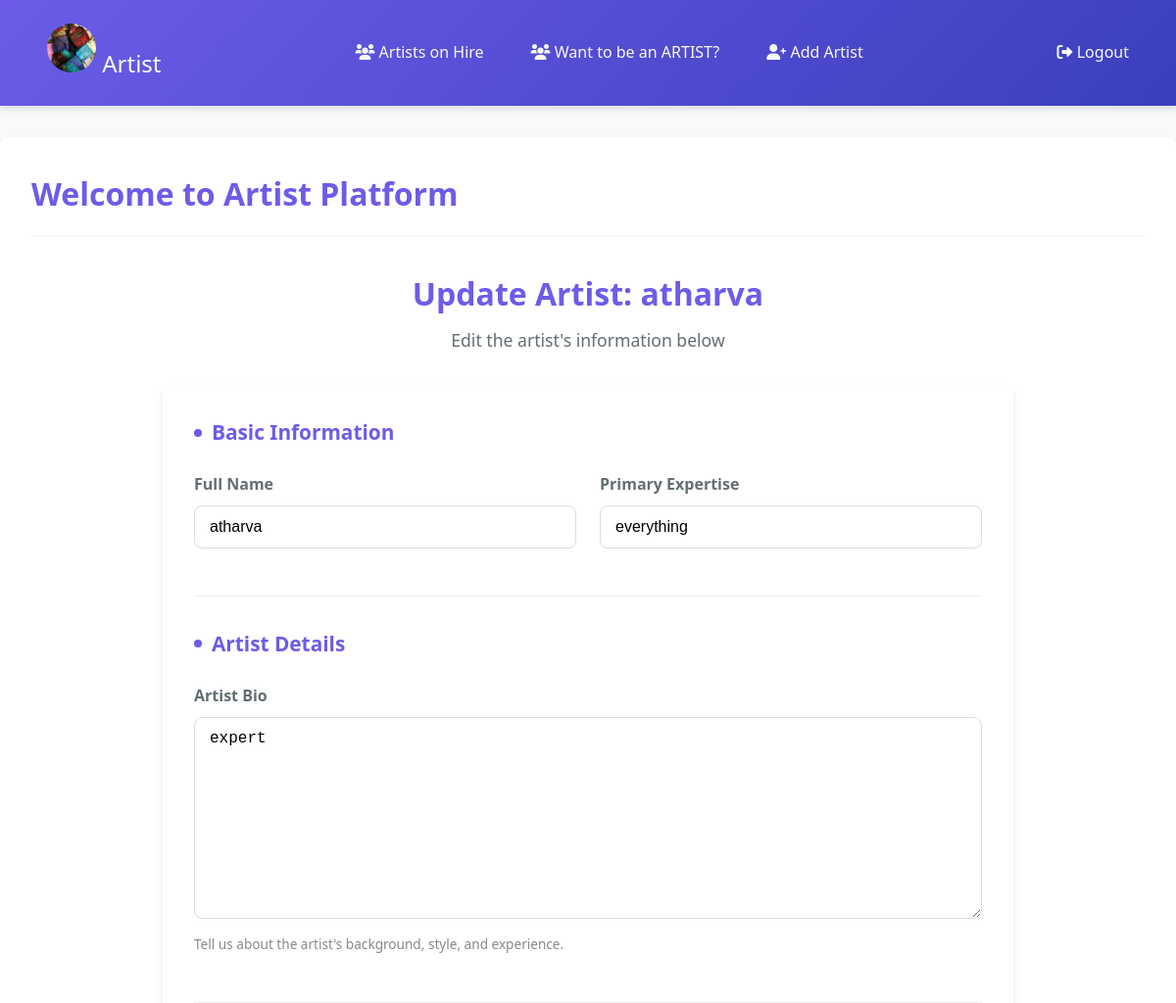
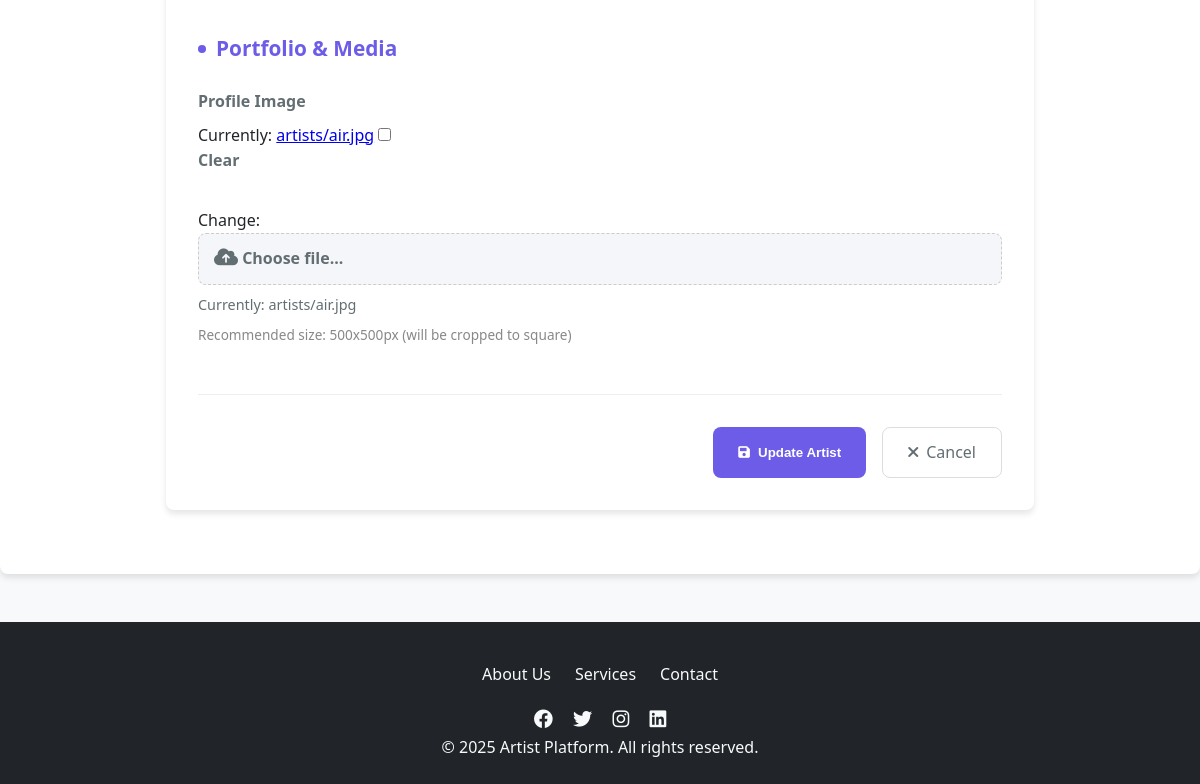
Before: /artist/1/update/ (signed in) with the older database file (2 pictures, top to bottom).
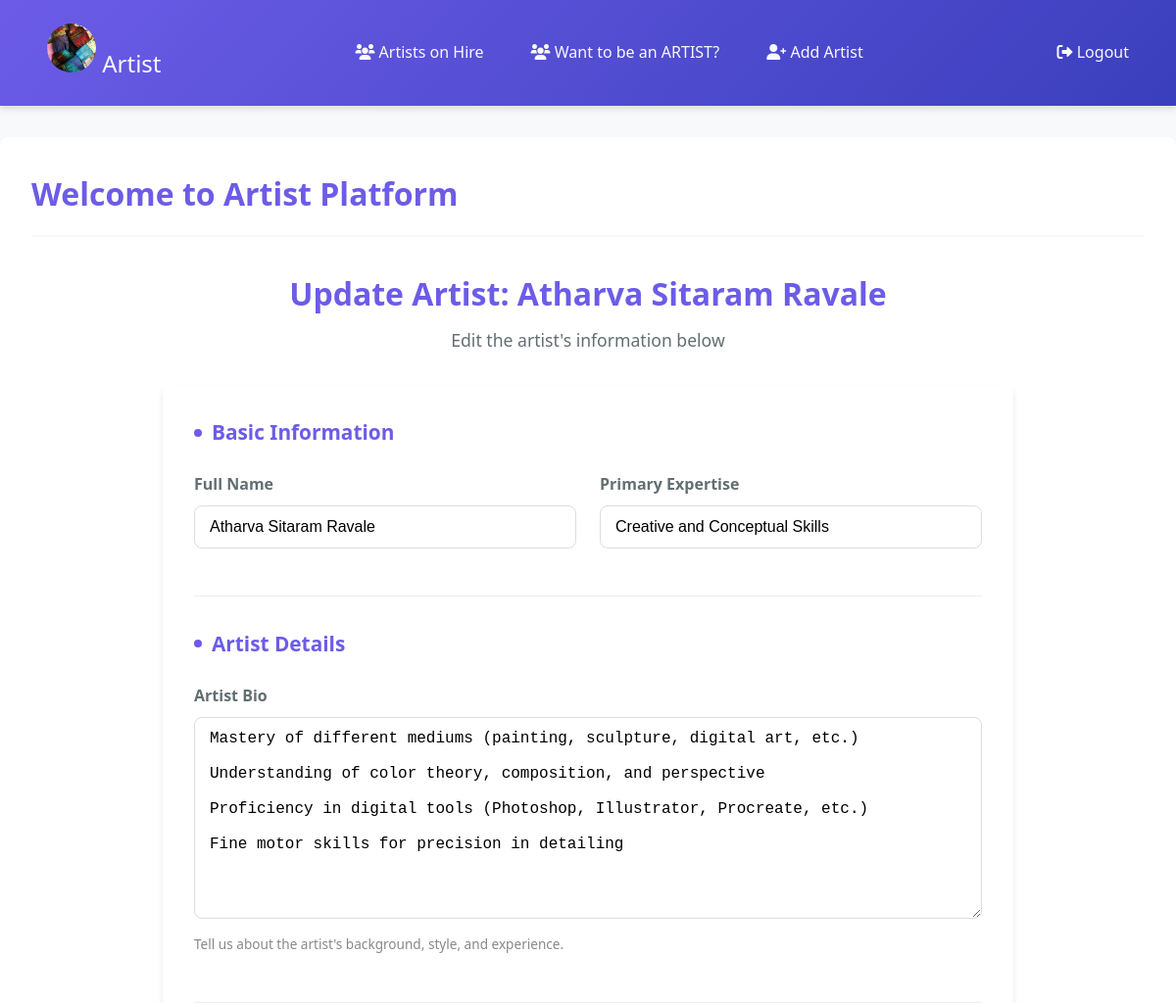
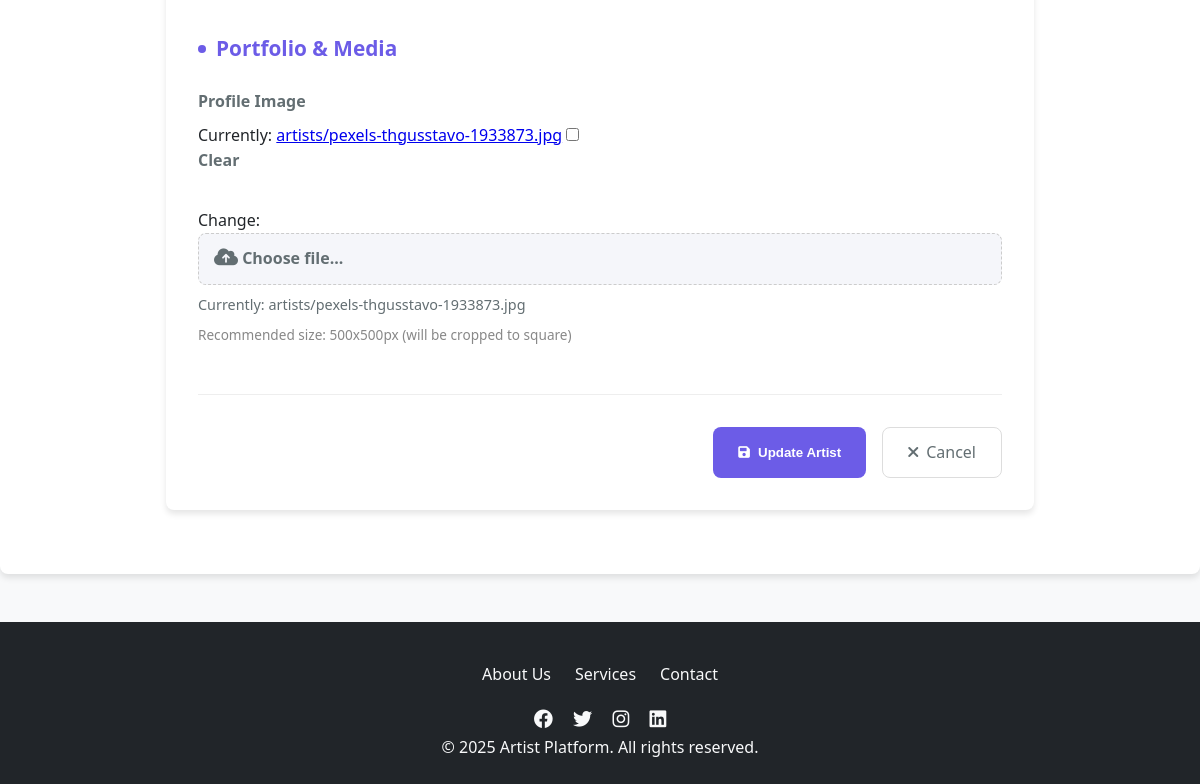
After: the same page with the newer database file (2 pictures, top to bottom).
### accounts/models.py (models this page shows, shortened)
class Artist(models.Model):
    name = models.CharField(max_length=100)
    bio = models.TextField()
    expertise = models.CharField(max_length=100)
    image = models.ImageField(upload_to="artists/", blank=True, null=True)
    added_by = models.ForeignKey(settings.AUTH_USER_MODEL, on_delete=models.CASCADE)  # Fix here

### accounts/views.py (the view)
# urls.py: path("artist/<int:artist_id>/update/", update_artist, name="update_artist"),  # Update artist
@login_required
@user_passes_test(is_admin)
def update_artist(request, artist_id):
    artist = get_object_or_404(Artist, id=artist_id)
    if request.method == "POST":
        form = ArtistForm(request.POST, request.FILES, instance=artist)
        if form.is_valid():
            form.save()
            return redirect("artist_detail", artist_id=artist.id)
    else:
        form = ArtistForm(instance=artist)
    return render(request, "accounts/update_artist.html", {"form": form, "artist": artist})

### accounts/forms.py
class ArtistForm(forms.ModelForm):
    class Meta:
        model = Artist
        fields = ['name', 'bio', 'expertise', 'image']

### accounts/views.py (called while the page is built)
def is_admin(user):
    return user.is_authenticated and user.is_superuser

### accounts/templates/accounts/update_artist.html (shortened to what this page needs)
{% extends 'base.html' %}
{% block content %}
<div class="update-artist-container">
    <div class="update-artist-header">
        <h2>Update Artist: {{ artist.name }}</h2>
        <p>Edit the artist's information below</p>
    </div>
    <div class="update-artist-form">
        <form method="POST" enctype="multipart/form-data">
            <div class="form-section">
                <h3>Basic Information</h3>
                <div class="form-grid">
                    <div class="form-group">
                        <label for="id_name">Full Name</label>
                        {{ form.name }}
                    </div>
                    <div class="form-group">
                        <label for="id_expertise">Primary Expertise</label>
                        {{ form.expertise }}
                    </div>
                </div>
            </div>
            <div class="form-section">
                <h3>Artist Details</h3>
                <div class="form-group">
                    <label for="id_bio">Artist Bio</label>
                    {{ form.bio }}
                    <small class="hint">Tell us about the artist's background, style, and experience.</small>
                </div>
            </div>
            <div class="form-section">
                <h3>Portfolio & Media</h3>
                <div class="form-grid">
                    <div class="form-group">
                        <label for="id_image">Profile Image</label>
                        <div class="file-upload">
                            {{ form.image }}
                            <label for="id_image" class="file-upload-label">
                                <i class="fas fa-cloud-upload-alt"></i>
                                <span>Choose file...</span>
                            </label>
                            <div class="file-name" id="file-name">
                                {% if artist.image %}
                                Currently: {{ artist.image.name|cut:"artist_images/" }}
                                {% else %}
                                No file chosen
                                {% endif %}
                            </div>
                        </div>
                        <small class="hint">Recommended size: 500x500px (will be cropped to square)</small>
                    </div>
                </div>
            </div>
            <div class="form-actions">
                <button type="submit" class="btn-update">
                    <i class="fas fa-save"></i> Update Artist
                </button>
                <a href="{% url 'artist_detail' artist.id %}" class="btn-cancel">
                    <i class="fas fa-times"></i> Cancel
                </a>
            </div>
        </form>
    </div>
</div>
{% endblock %}

Changed rows visible on the page:
changed Artist: name "atharva" → "Atharva Sitaram Ravale"; expertise "everything" → "Creative and Conceptual Skills"; bio "expert" → "Mastery of different mediums (painting, sculpture, digital art, etc.) Understanding of color theory, composition, and perspective Proficiency in digital tools (Photoshop, Illustrator, Procreate, etc.) Fine motor skills for precision in detailing"; image.name "artists/air.jpg" → "artists/pexels-thgusstavo-1933873.jpg"
Other visible differences:
text no longer shown: "Currently: artists/air.jpg Clear Change:"
text now shown: "Currently: artists/pexels-thgusstavo-1933873.jpg Clear Change:"
